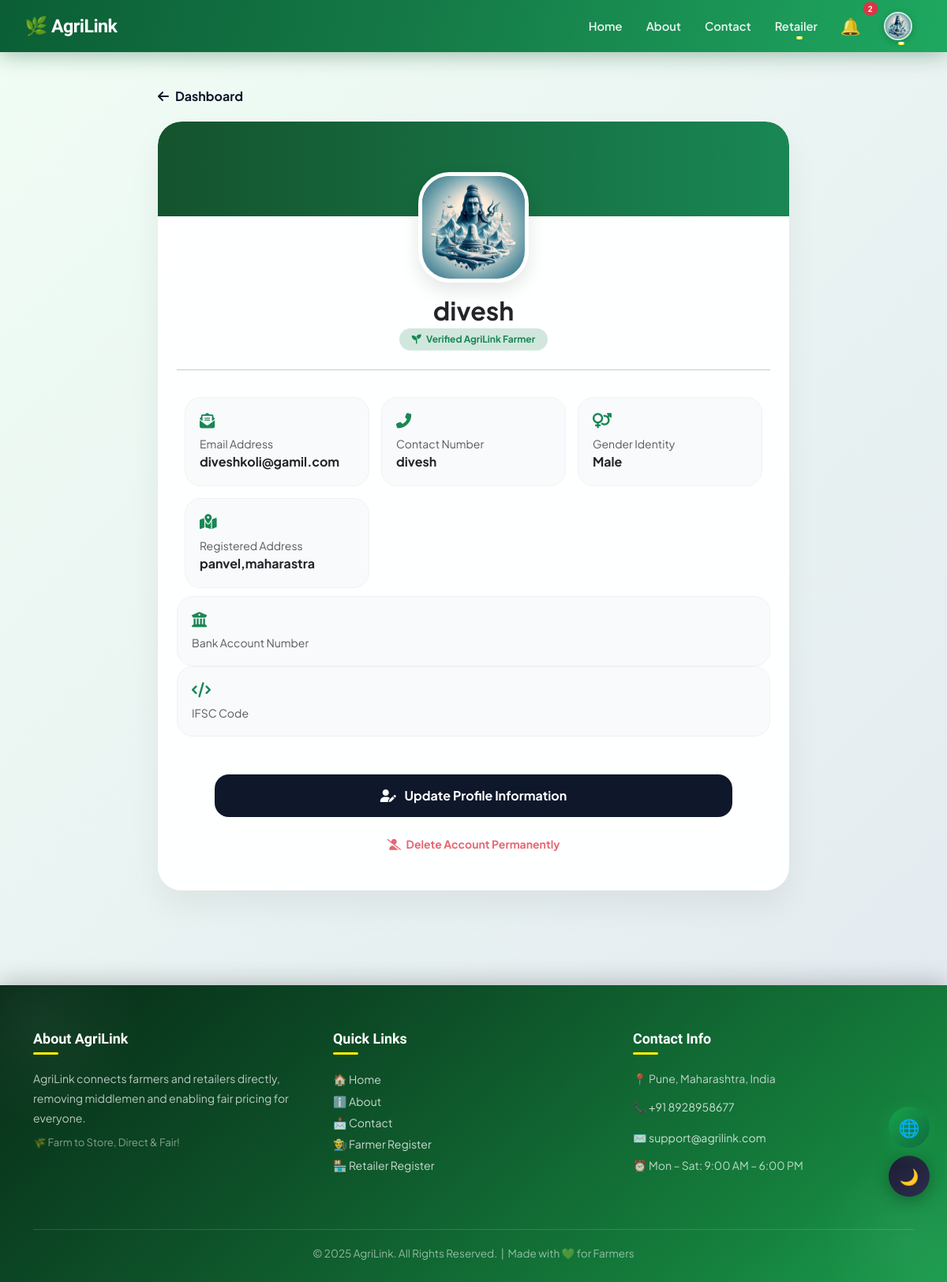
The page /profile/ (signed in) on the database its author committed.
### projectapp/models.py (models this page shows, shortened)
class Retailer(models.Model):
    name = models.CharField(max_length=100)
    email = models.EmailField(unique=True)
    password = models.CharField(max_length=128)
    contact = models.CharField(max_length=15)
    address = models.TextField()
    city = models.CharField(max_length=50, blank=True, null=True)
    pincode = models.CharField(max_length=6, blank=True, null=True)
    gender = models.CharField(max_length=10)
    shop_number = models.CharField(max_length=50)
    gst_number = models.CharField(max_length=15)
    first_login = models.BooleanField(default=True)
    profile_image = models.ImageField(upload_to='profiles/', default='profiles/default.jpg')
    email_verified = models.BooleanField(default=False)
    email_otp = models.CharField(max_length=6, blank=True, null=True)
    latitude = models.FloatField(null=True, blank=True)   # 🆕
    longitude = models.FloatField(null=True, blank=True)  # 🆕

### projectapp/views.py (the view)
# urls.py: path("profile/", views.profile, name="profile"),
def profile(request):
    user_type = request.session.get("user_type")
    name = request.session.get("name")
    if user_type == "farmer":
        user = get_object_or_404(Farmer, name=name)
    else:
        user = get_object_or_404(Retailer, name=name)
    return render(request, "profile.html", {"user": user})

### projectapp/context_processors.py (called while the page is built)
def navbar_notifications(request):
    user_type = request.session.get('user_type')
    name = request.session.get('name')
    notes = []
    if user_type == "farmer" and name:
        notes = Notification.objects.filter(receiver_farmer__name=name, is_read=False).order_by('-timestamp')
    elif user_type == "retailer" and name:
        notes = Notification.objects.filter(receiver_retailer__name=name, is_read=False).order_by('-timestamp')
    elif user_type == "driver" and name:
        notes = Notification.objects.filter(receiver_driver__name=name, is_read=False).order_by('-timestamp')
    return {'navbar_notes': notes, 'user_type': user_type}

### projectapp/templates/profile.html (shortened to what this page needs)
{% extends "master.html" %}
{% block body %}
<link rel="stylesheet" href="https://cdnjs.cloudflare.com/ajax/libs/font-awesome/6.4.0/css/all.min.css">
<div class="container profile-wrapper">
    <div class="mx-auto" style="max-width: 800px;">
        <a href="/farmer_dashboard/" class="back-btn-custom">
            <i class="fas fa-arrow-left me-2"></i> Dashboard
        </a>
        <div class="card profile-card">
            <div class="profile-header-strip"></div>
            <div class="card-body pt-0 px-4 pb-5">
                <div class="text-center">
                    <div class="profile-img-container">
                        {% if user.profile_image %}
                            <img src="{{ user.profile_image.url }}" class="main-avatar">
                        {% else %}
                            <img src="/static/images/no-image.jpg" class="main-avatar">
                        {% endif %}
                    </div>
                    <h2 class="fw-bold mt-3 mb-1 text-dark">{{ user.name }}</h2>
                    <span class="badge bg-success-subtle text-success rounded-pill px-3 py-2">
                        <i class="fas fa-seedling me-1"></i> Verified AgriLink Farmer
                    </span>
                </div>
                <hr class="my-4 opacity-25">
                <div class="farmer-info-grid">
                    <div class="farmer-info-item">
                        <i class="fas fa-envelope-open-text"></i>
                        <small class="d-block text-muted">Email Address</small>
                        <span class="fw-bold">{{ user.email }}</span>
                    </div>
                    <div class="farmer-info-item">
                        <i class="fas fa-phone-alt"></i>
                        <small class="d-block text-muted">Contact Number</small>
                        <span class="fw-bold">{{ user.contact }}</span>
                    </div>
                    <div class="farmer-info-item">
                        <i class="fas fa-venus-mars"></i>
                        <small class="d-block text-muted">Gender Identity</small>
                        <span class="fw-bold">{{ user.gender }}</span>
                    </div>
                    <div class="farmer-info-item">
                        <i class="fas fa-map-marked-alt"></i>
                        <small class="d-block text-muted">Registered Address</small>
                        <span class="fw-bold">{{ user.address }}</span>
                    </div>
                </div>
                <div class="farmer-info-item">
    <i class="fas fa-university"></i>
    <small class="d-block text-muted">Bank Account Number</small>
</div>
<div class="farmer-info-item">
    <i class="fas fa-code"></i>
    <small class="d-block text-muted">IFSC Code</small>
</div>
                <div class="mt-5 text-center px-md-5">
                    <a href="/profile_update/" class="btn btn-edit-pro text-decoration-none d-block">
                        <i class="fas fa-user-edit me-2"></i> Update Profile Information
                    </a>
                    <a href="/profile_delete/" class="text-danger small d-block mt-4 text-decoration-none fw-bold opacity-75">
                        <i class="fas fa-user-slash me-1"></i> Delete Account Permanently
                    </a>
                </div>
            </div>
        </div>
    </div>
</div>
{% endblock %}

### projectapp/templates/master.html (style rules this page uses)
:root { --g50: #f0fdf4; --g100: #dcfce7; --g200: #bbf7d0; --g400: #4ade80; --g500: #22c55e; --g600: #16a34a; --g700: #15803d; --g800: #166534; --g900: #14532d; --bg: #ffffff; --bg2: #f0fdf4; --bg3: #ffffff; --txt: #0d1f14; --txt2: #3d6650; --txt3: #6b8070; --bdr: #d1fae5; --inp: #f8fffc; --sh1: 0 1px 4px rgba(10,40,20,.07); --sh2: 0 4px 18px rgba(10,40,20,.11); --sh3: 0 14px 44px rgba(10,40,20,.15); --stripe: #f0fdf4; }
*, *::before, *::after { box-sizing: border-box; }
html { scroll-behavior: smooth; }
body { font-family: 'Plus Jakarta Sans', sans-serif; background: var(--bg); color: var(--txt); transition: background .35s, color .35s; overflow-x: hidden; top: 0 !important; margin: 0; padding: 0; }

### projectapp/templates/profile.html (style rules this page uses)
:root { --farmer-green: #198754; --farmer-dark: #0f172a; --glass-bg: rgba(255, 255, 255, 0.95); }
body { background: linear-gradient(135deg, #f0fdf4 0%, #e2e8f0 100%); font-family: 'Plus Jakarta Sans', sans-serif; }
.profile-wrapper { margin-top: 110px; padding-bottom: 60px; }
.profile-header-strip { background: linear-gradient(to right, #14532d, var(--farmer-green)); height: 120px; width: 100%; border-radius: 30px 30px 0 0; }
.profile-card { background: var(--glass-bg); backdrop-filter: blur(10px); border-radius: 30px; border: none; box-shadow: 0 20px 40px rgba(0,0,0,0.06); overflow: hidden; }
.profile-img-container { margin-top: -70px; position: relative; display: inline-block; }
.main-avatar { width: 140px; height: 140px; object-fit: cover; border: 5px solid white; border-radius: 40px; box-shadow: 0 10px 25px rgba(0,0,0,0.1); }
.farmer-info-grid { display: grid; grid-template-columns: repeat(auto-fit, minmax(220px, 1fr)); gap: 15px; padding: 10px; }
.farmer-info-item { background: #f8fafc; padding: 18px; border-radius: 20px; border: 1px solid #eef2f6; transition: 0.3s; }
.farmer-info-item i { font-size: 1.2rem; color: var(--farmer-green); margin-bottom: 10px; }
.btn-edit-pro { background: var(--farmer-dark); color: white; border-radius: 18px; padding: 15px; font-weight: 700; border: none; transition: 0.3s; width: 100%; }
.back-btn-custom { text-decoration: none; color: var(--farmer-dark); font-weight: 700; display: inline-flex; align-items: center; margin-bottom: 20px; }

### rows shown on the page
Retailer: profile_image (picture), name "divesh", email "diveshkoli@gamil.com", contact "divesh", gender "Male", address "panvel,maharastra"

### other values the page prints
{{ navbar_notes|length }} "2"
